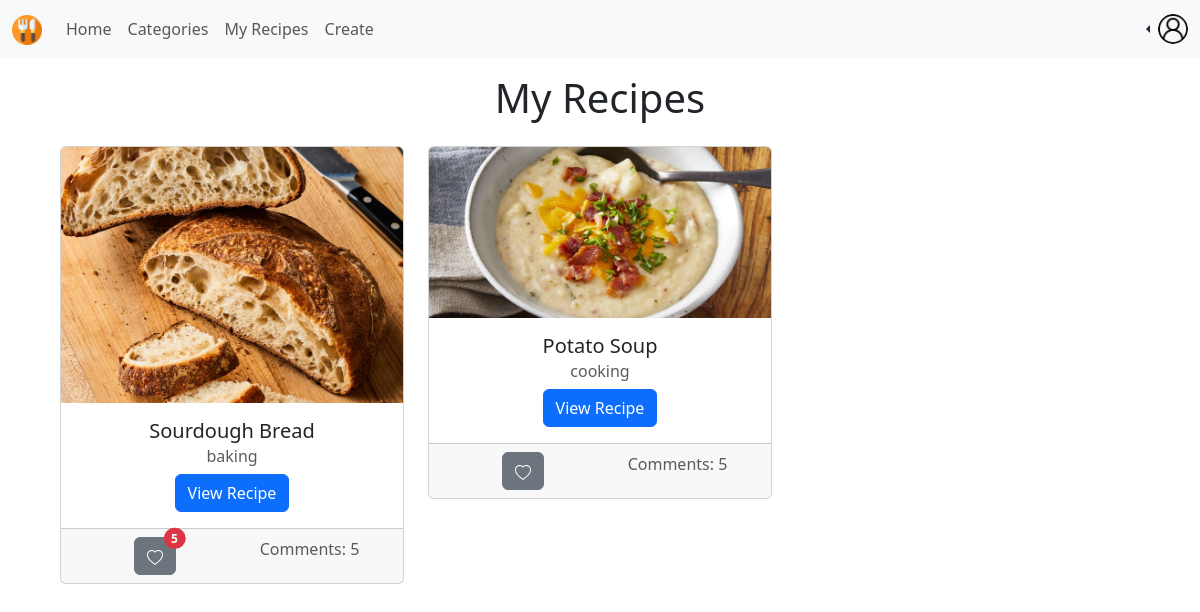
Page /recipies/my_recipes/1 (signed in) on the committed database.
### profiles/models.py (models this page shows, shortened)
class Profile(models.Model):
  user = models.OneToOneField(User, on_delete=models.CASCADE)
  avatar = models.ImageField(default='profilepic.jpg', upload_to='avatar_pictures')
  follows = models.ManyToManyField("self", related_name="followed_by", symmetrical=False, blank=True)

### recipies/models.py (models this page shows, shortened)
class Recipe(models.Model):
  creator = models.ForeignKey(Profile, on_delete=models.CASCADE)
  created_timestamp = models.DateTimeField(default=datetime.now, blank=True)
  updated_timestamp = models.DateTimeField(default=datetime.now, blank=True)
  recipe_name = models.CharField(max_length=200)
  recipe_image = models.ImageField(upload_to='recipe_img', default="empty.jpg")
  oven_temp = models.IntegerField(null=True)
  serving_size = models.FloatField()
  recipe_category = models.CharField(max_length=50)
  recipe_tags = models.CharField(max_length=200)
  recipe_instructions = models.TextField()
  likes = models.IntegerField(default=0)

### recipies/views.py (the view)
# urls.py: path('my_recipes/<int:id>', views.recipe_list_view, name='my_recipes'),
@login_required
def recipe_list_view(request, id):
  profile = Profile.objects.get(user=User.objects.get(id=id))
  recipes = Recipe.objects.filter(creator=profile)
  return render(request, 'recipes/my_recipes.html', {'recipes': recipes, 'profile': profile})

### recipies/templates/recipes/my_recipes.html (shortened to what this page needs)
{% extends 'socialMedia/baseNav.html' %}
{% block body %}
  <h1 class="text-center py-3">My Recipes</h1>
  <div class="mx-5 row row-cols-3 g-4">
    {% for recipe in recipes %}
      <div class="col">
        <div class="card text-center">
          <img src="{{ recipe.recipe_image.url }}" style="overflow: hidden;" class="card-img-top" alt="...">
          <div class="card-body">
            <h5 class="card-title">{{ recipe.recipe_name }}</h5>
            <h6 class="card-subtitle mb-2 text-muted">{{ recipe.recipe_category }}</h6>
            <a href="{% url 'recipies:recipe_detail' recipe.id %}" class="btn btn-primary">View Recipe</a>
          </div>
          <div class="card-footer text-muted d-flex">
            <div class="col">
              <button type="button" class="btn btn-secondary position-relative">
                {% if recipe.likes != 0 %}
                <span class="position-absolute top-0 start-100 translate-middle badge rounded-pill bg-danger">
                    {{recipe.likes}}
                </span>
                {% endif %}
              </button>
            </div>
            <div class="col">
              Comments: 5
            </div>
          </div>
        </div>
      </div>
    {% endfor %}
  </div>
{% endblock %}

### socialMedia/templates/socialMedia/baseNav.html (shortened to what this page needs)
{% load static %}
<!DOCTYPE html>
<html lang="en">
<head>
  <link href="https://cdn.jsdelivr.net/npm/bootstrap@5.3.3/dist/css/bootstrap.min.css" rel="stylesheet">
</head>
<body>
  <nav class="navbar navbar-expand-lg navbar-light bg-body-tertiary">
    <div class="container-fluid">
      <div class="collapse navbar-collapse" id="navbarSupportedContent">
        <a class="navbar-brand mt-2 mt-lg-0" href="{% url 'socialMedia:feed' user.pk %}">
          <img
          src="../../../media/cutlery.png"
          height="30"
          alt="MDB Logo"
          loading="lazy"
          />
        </a>
        <ul class="navbar-nav me-auto mb-2 mb-lg-0">
          <li class="nav-item">
            <a class="nav-link" href="{% url 'socialMedia:feed' user.pk %}">Home</a>
          </li>
          <li class="nav-item">
            <a class="nav-link" href="{% url 'socialMedia:categories' user.pk %}">Categories</a>
          </li>
          <li class="nav-item">
            <a class="nav-link" href="{% url 'recipies:my_recipes' user.pk %}">My Recipes</a>
          </li>
          <li class="nav-item">
            <a class="nav-link" href="{% url 'recipies:create' user.pk %}">Create</a>
          </li>
        </ul>
      </div>
      <div class="nav-item dropstart">
        <a class="nav-link dropdown-toggle" data-bs-toggle="dropdown" href="#" role="button" aria-expanded="false">
          <img
            src="{{ profile.avatar.url }}"
            class="rounded-circle"
            height="30"
            alt="Black and White Portrait of a Man"
            loading="lazy"
          />
        </a>
      </div>
    </div>
  </nav>
  {% block body %}
  {% endblock %}
</body>
</html>

### rows in the picture
Profile: avatar (picture)
Recipe: recipe_image (picture), recipe_name "Sourdough Bread", recipe_category "baking", likes "5"
Recipe: recipe_image (picture), recipe_name "Potato Soup", recipe_category "cooking"
